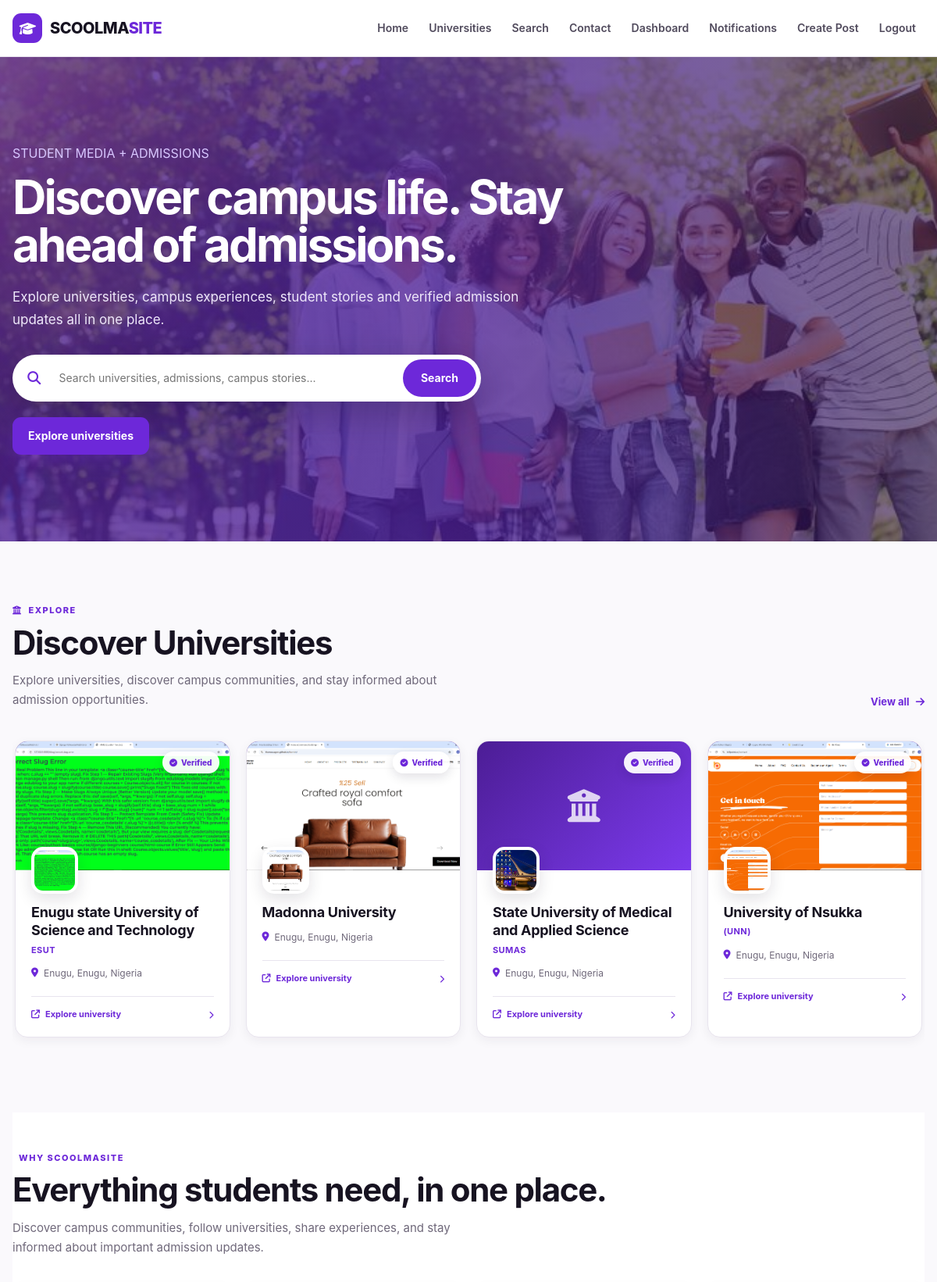
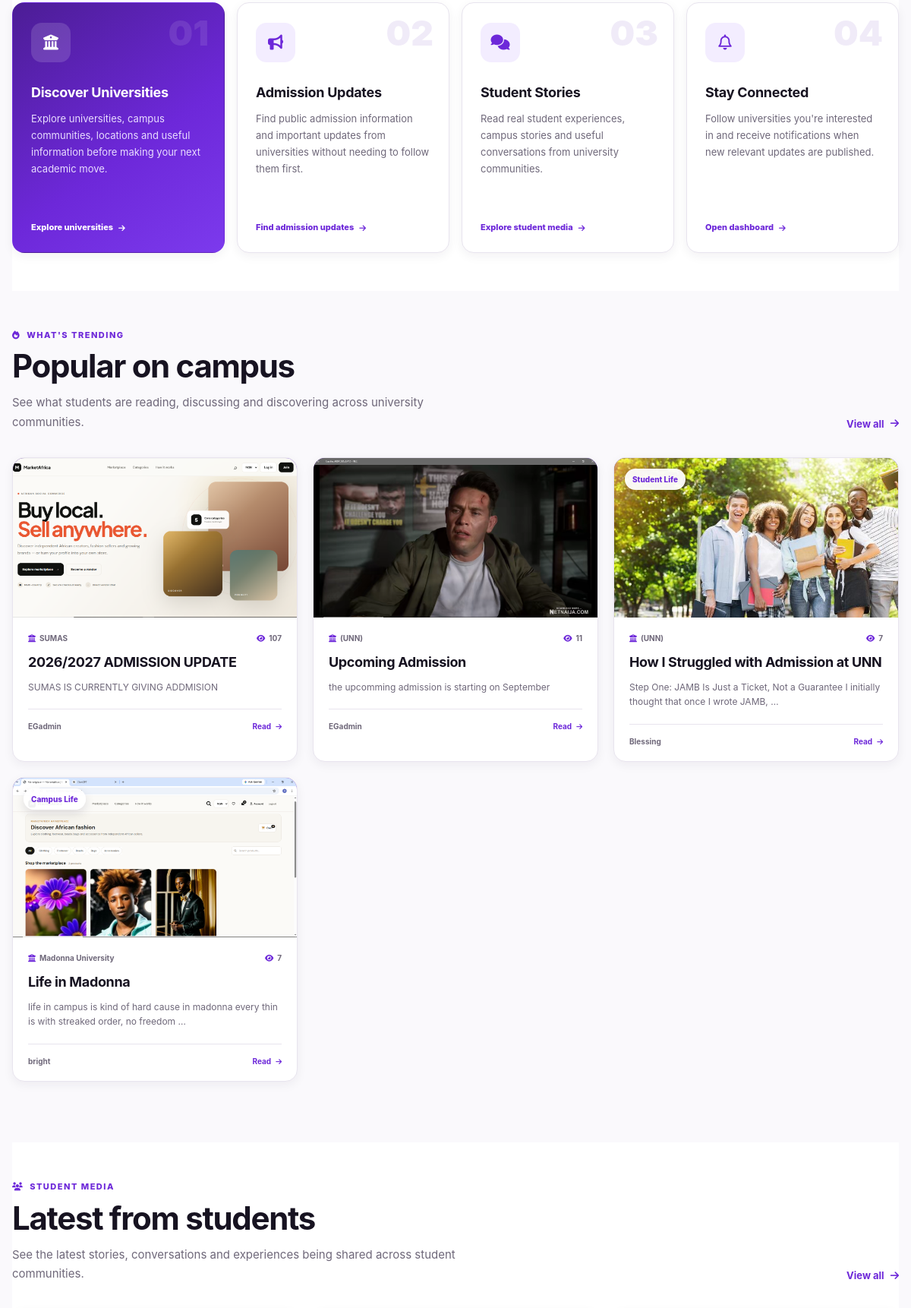
The app's page / (signed in, upper part) with its own data (2 pictures, top to bottom).
### uni/models.py (models this page shows, shortened)
class University(models.Model):
    name = models.CharField(max_length=200)
    short_name = models.CharField(max_length=50, blank=True)
    country = models.CharField(max_length=100, default="Nigeria")
    state = models.CharField(max_length=100, blank=True)
    city = models.CharField(max_length=100, blank=True)
    description = models.TextField(blank=True)
    logo = models.ImageField(
        upload_to="universities/logos/",
        blank=True,
        null=True
    )
    cover_image = models.ImageField(
        upload_to="universities/covers/",
        blank=True,
        null=True
    )
    website = models.URLField(blank=True)
    is_verified = models.BooleanField(default=False)
    created_at = models.DateTimeField(auto_now_add=True)
    updated_at = models.DateTimeField(auto_now=True)
    slug = models.SlugField(max_length=200, unique=True, null=True)
    class Meta:
        ordering = ["name"]

### post/models.py (models this page shows, shortened)
class Post(models.Model):
    author = models.ForeignKey(
        User,
        on_delete=models.CASCADE,
        related_name="posts"
    )
    university = models.ForeignKey(
        "uni.University",
        on_delete=models.CASCADE,
        related_name="posts"
    )
    category = models.ForeignKey(
        Category,
        on_delete=models.SET_NULL,
        null=True,
        blank=True,
        related_name="posts"
    )
    title = models.CharField(max_length=200)
    content = models.TextField()
    image = models.ImageField(
        upload_to="posts/",
        blank=True,
        null=True
    )
    is_verified = models.BooleanField(default=False)
    is_published = models.BooleanField(default=True)
    views_count = models.PositiveIntegerField(default=0)
    created_at = models.DateTimeField(auto_now_add=True)
    updated_at = models.DateTimeField(auto_now=True)
    slug = models.SlugField(
        max_length=200,
        unique=True,
        null=True
    )
    class Meta:
        ordering = ["-created_at"]

class Category(models.Model):
    name = models.CharField(max_length=100, unique=True)
    slug = models.SlugField(unique=True)

### uni/views.py (the view)
# urls.py: 2. Add a URL to urlpatterns:  path('', views.home, name='home')
def home(request):
    universities = University.objects.all().order_by(
        "-is_verified",
        "name"
    )[:6]
    trending_posts = Post.objects.filter(
        is_published=True
    ).select_related(
        "author",
        "university",
        "category"
    ).order_by(
        "-views_count",
        "-created_at"
    )[:4]
    latest_posts = Post.objects.filter(
        is_published=True
    ).select_related(
        "author",
        "university",
        "category"
    ).order_by(
        "-created_at"
    )[:6]
    return render(
        request,
        "home.html",
        {
            "universities": universities,
            "trending_posts": trending_posts,
            "latest_posts": latest_posts,
        }
    )

### templates/home.html (shortened to what this page needs)
{% extends "base.html" %}
{% load static %}
{% block page_css %}
<link rel="stylesheet" href="{% static 'css/home.css' %}">
{% endblock %}
{% block content %}
<section class="hero">
    <div class="hero-overlay"></div>
    <div class="hero-background-image">
        <img
            src="{% static 'media/backgroun uni.jpg' %}"
            alt=""
        >
    </div>
    <div class="hero-content">
        <p class="eyebrow">
            STUDENT MEDIA + ADMISSIONS
        </p>
        <h1>
            Discover campus life.
            Stay ahead of admissions.
        </h1>
        <p class="hero-description">
            Explore universities, campus experiences,
            student stories and verified admission updates
            all in one place.
        </p>
        <form
            method="GET"
            action="{% url 'search' %}"
            class="hero-search"
        >
            <div class="hero-search-input">
                <span class="search-icon">
                    <i class="fa-solid fa-magnifying-glass"></i>
                </span>
                <input
                    type="search"
                    name="q"
                    placeholder="Search universities, admissions, campus stories..."
                    autocomplete="off"
                >
            </div>
            <button type="submit">
                Search
            </button>
        </form>
        <div class="hero-actions">
            <a
                href="{% url 'university_list' %}"
                class="button primary"
            >
                Explore universities
            </a>
        </div>
    </div>
</section>
<section class="section universities-section">
    <div class="section-heading">
        <div>
            <p class="section-eyebrow">
                <i class="fa-solid fa-building-columns"></i>
                EXPLORE
            </p>
            <h2>Discover Universities</h2>
            <p>
                Explore universities, discover campus communities,
                and stay informed about admission opportunities.
            </p>
        </div>
        <a
            href="{% url 'university_list' %}"
            class="section-link"
        >
            View all
            <i class="fa-solid fa-arrow-right"></i>
        </a>
    </div>
    {% if universities %}
        <div class="universities-carousel">
            {% for university in universities %}
                <a
                    href="{% url 'university_detail' university.slug %}"
                    class="university-card-link"
                >
                    <article class="university-card">
                        <div class="university-card-top">
                            {% if university.cover_image %}
                                <img
                                    src="{{ university.cover_image.url }}"
                                    alt="{{ university.name }}"
                                    class="university-cover"
                                >
                            {% else %}
                                <div class="university-cover university-cover-placeholder">
                                    <i class="fa-solid fa-building-columns"></i>
                                </div>
                            {% endif %}
                            {% if university.is_verified %}
                                <span class="verified-badge">
                                    <i class="fa-solid fa-circle-check"></i>
                                    Verified
                                </span>
                            {% endif %}
                        </div>
                        <div class="university-card-body">
                            <div class="university-logo-wrap">
                                {% if university.logo %}
                                    <img
                                        src="{{ university.logo.url }}"
                                        alt="{{ university.name }}"
                                        class="university-logo"
                                    >
                                {% else %}
                                    <div class="university-logo university-logo-placeholder">
                                        <i class="fa-solid fa-building-columns"></i>
                                    </div>
                                {% endif %}
                            </div>
                            <div class="university-info">
                                <h3>
                                    {{ university.name }}
                                </h3>
                                {% if university.short_name %}
                                    <span class="university-short-name">
                                        {{ university.short_name }}
                                    </span>
                                {% endif %}
                                <div class="university-location">
                                    <i class="fa-solid fa-location-dot"></i>
                                    <span>
                                        {% if university.city %}
                                            {{ university.city }},
                                        {% endif %}
                                        {% if university.state %}
                                            {{ university.state }},
                                        {% endif %}
                                        {{ university.country }}
                                    </span>
                                </div>
                            </div>
                            <div class="university-card-footer">
                                <span>
                                    <i class="fa-solid fa-arrow-up-right-from-square"></i>
                                    Explore university
                                </span>
                                <i class="fa-solid fa-chevron-right"></i>
                            </div>
                        </div>
                    </article>
                </a>
            {% endfor %}
        </div>
    {% endif %}
</section>
<section class="section features-section">
    <div class="section-heading features-heading">
        <div>
            <p class="section-eyebrow">
                WHY SCOOLMASITE
            </p>
            <h2>Everything students need, in one place.</h2>
            <p>
                Discover campus communities, follow universities,
                share experiences, and stay informed about important
                admission updates.
            </p>
        </div>
    </div>
    <div class="features-grid">
        <article class="feature-card feature-card-primary">
            <div class="feature-icon">
                <i class="fa-solid fa-building-columns"></i>
            </div>
            <div class="feature-number">01</div>
            <h3>Discover Universities</h3>
            <p>
                Explore universities, campus communities,
                locations and useful information before making
                your next academic move.
            </p>
            <a href="{% url 'university_list' %}" class="feature-link">
                Explore universities
                <i class="fa-solid fa-arrow-right"></i>
            </a>
        </article>
        <article class="feature-card">
            <div class="feature-icon">
                <i class="fa-solid fa-bullhorn"></i>
            </div>
            <div class="feature-number">02</div>
            <h3>Admission Updates</h3>
            <p>
                Find public admission information and important
                updates from universities without needing to
                follow them first.
            </p>
            <a href="{% url 'search' %}" class="feature-link">
                Find admission updates
                <i class="fa-solid fa-arrow-right"></i>
            </a>
        </article>
        <article class="feature-card">
            <div class="feature-icon">
                <i class="fa-solid fa-comments"></i>
            </div>
            <div class="feature-number">03</div>
            <h3>Student Stories</h3>
            <p>
                Read real student experiences, campus stories
                and useful conversations from university
                communities.
            </p>
            <a href="{% url 'search' %}" class="feature-link">
                Explore student media
                <i class="fa-solid fa-arrow-right"></i>
            </a>
        </article>
        <article class="feature-card">
            <div class="feature-icon">
                <i class="fa-regular fa-bell"></i>
            </div>
            <div class="feature-number">04</div>
            <h3>Stay Connected</h3>
            <p>
                Follow universities you're interested in and
                receive notifications when new relevant updates
                are published.
            </p>
            {% if user.is_authenticated %}
                <a href="{% url 'dashboard' %}" class="feature-link">
                    Open dashboard
                    <i class="fa-solid fa-arrow-right"></i>
                </a>
            {% else %}
                <a href="{% url 'register' %}" class="feature-link">
                    Create your account
                    <i class="fa-solid fa-arrow-right"></i>
                </a>
            {% endif %}
        </article>
    </div>
</section>
<section class="section trending-section">
    <div class="section-heading">
        <div>
            <p class="section-eyebrow">
                <i class="fa-solid fa-fire"></i>
                WHAT'S TRENDING
            </p>
            <h2>Popular on campus</h2>
            <p>
                See what students are reading, discussing and
                discovering across university communities.
            </p>
        </div>
        <a
            href="{% url 'search' %}"
            class="section-link"
        >
            View all
            <i class="fa-solid fa-arrow-right"></i>
        </a>
    </div>
    {% if trending_posts %}
        <div class="trending-grid">
            {% for post in trending_posts %}
                <a
                    href="{% url 'post_detail' post.slug %}"
                    class="trending-card-link"
                >
                    <article class="trending-card">
                        <div class="trending-image">
                            {% if post.image %}
                                <img
                                    src="{{ post.image.url }}"
                                    alt="{{ post.title }}"
                                >
                            {% else %}
                                <div class="trending-image-placeholder">
                                    <i class="fa-solid fa-newspaper"></i>
                                </div>
                            {% endif %}
                            {% if post.category %}
                                <span class="trending-category">
                                    {{ post.category.name }}
                                </span>
                            {% endif %}
                        </div>
                        <div class="trending-body">
                            <div class="trending-meta">
                                <span>
                                    <i class="fa-solid fa-building-columns"></i>
                                    {{ post.university.short_name|default:post.university.name }}
                                </span>
                                <span>
                                    <i class="fa-solid fa-eye"></i>
                                    {{ post.views_count }}
                                </span>
                            </div>
                            <h3>
                                {{ post.title }}
                            </h3>
                            <p>
                                {{ post.content|truncatewords:18 }}
                            </p>
                            <div class="trending-footer">
                                <span>
                                    {% if post.author.get_full_name %}
                                        {{ post.author.get_full_name }}
                                    {% else %}
                                        {{ post.author.username }}
                                    {% endif %}
                                </span>
                                <span class="trending-read">
                                    Read
                                    <i class="fa-solid fa-arrow-right"></i>
                                </span>
                            </div>
                        </div>
                    </article>
                </a>
            {% endfor %}
        </div>
    {% endif %}
</section>
<section class="section latest-posts-section">
    <div class="section-heading">
        <div>
            <p class="section-eyebrow">
                <i class="fa-solid fa-users"></i>
                STUDENT MEDIA
            </p>
            <h2>Latest from students</h2>
            <p>
                See the latest stories, conversations and experiences
                being shared across student communities.
            </p>
        </div>
        <a
            href="{% url 'search' %}"
            class="section-link"
        >
            View all
            <i class="fa-solid fa-arrow-right"></i>
        </a>
    </div>
</section>
{% endblock %}

### records on screen
University: cover_image (picture), is_verified True (drawn), logo (picture), name "Enugu state University of Science and Technology", short_name "ESUT", city "Enugu", state "Enugu", country "Nigeria"
University: cover_image (picture), is_verified True (drawn), logo (picture), name "Madonna University", city "Enugu", state "Enugu", country "Nigeria"
University: is_verified True (drawn), logo (picture), name "State University of Medical and Applied Science", short_name "SUMAS", city "Enugu", state "Enugu", country "Nigeria"
University: cover_image (picture), is_verified True (drawn), logo (picture), name "University of Nsukka", short_name "(UNN)", city "Enugu", state "Enugu", country "Nigeria"
Post: image (picture), university.short_name "SUMAS", views_count "107", title "2026/2027 ADMISSION UPDATE", content "SUMAS IS CURRENTLY GIVING ADDMISION", author.username "EGadmin"
Post: image (picture), university.short_name "(UNN)", views_count "11", title "Upcoming Admission", content "the upcomming admission is starting on September", author.username "EGadmin"
Post: image (picture), category.name "Student Life", university.short_name "(UNN)", views_count "7", title "How I Struggled with Admission at UNN", content "Step One: JAMB Is Just a Ticket, Not a Guarantee I initially thought that once I wrote JAMB, …", author.username "Blessing"
Post: image (picture), category.name "Campus Life", university.short_name "Madonna University", views_count "7", title "Life in Madonna", content "life in campus is kind of hard cause in madonna every thin is with streaked order, no freedom …", author.username "bright"
